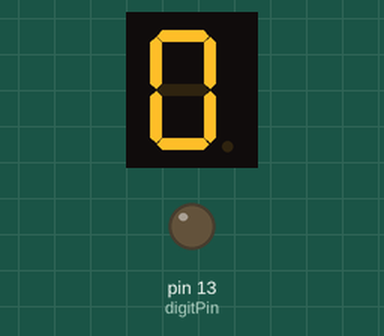
Simulated run of this sketch. Board: Arduino Uno, built with avr-gcc and run on an emulated ATmega328P. Shown: 1-digit seven-segment display, output pins drawn as LEDs (lit = HIGH). Wiring (inferred from the names in the program): 1-digit 7-segment display, segments lit when HIGH: segments pin 12, pin 8, pin 5, pin 3, pin 2, pin 11, pin 6. The segment pins are drawn as the display they are named for; pins used as bus, display or sensor lines are not drawn.

Above: at 0.1 s.
At 0.6 s:
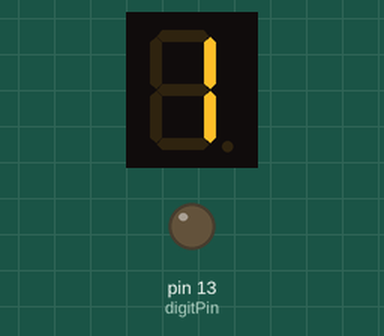
At 1.1 s:
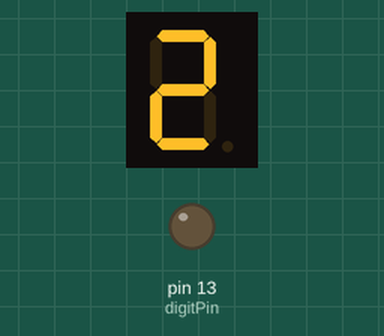
At 2.1 s:
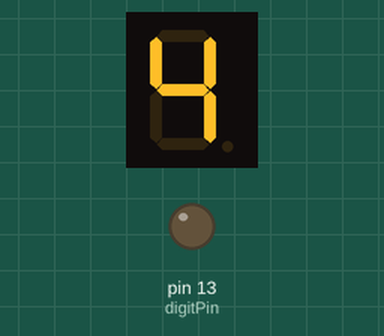
At 3.1 s:
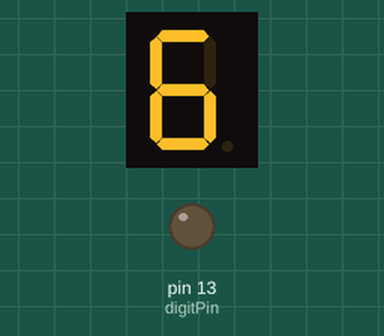
At 4.6 s:
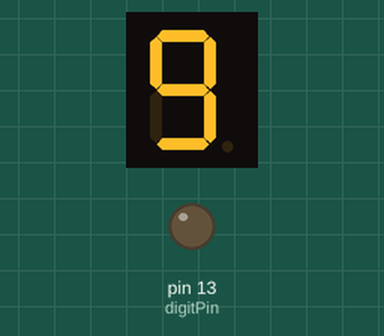

Measured:
- by itself, everything shown: repeats every 5.0 s, in 10 steps
- what the display in image 1 shows lasts 0.5 s, from 0.5 s to 1.0 s

The sketch:

seven_segment_led07.ino
```cpp
// LEDをオン・オフする際の出力
#define DIGIT_ON LOW
#define DIGIT_OFF HIGH
#define SEGMENT_ON HIGH
#define SEGMENT_OFF LOW

const int digitPin = 13;                                                       // ディジット(コモン)に接続するArduinoのピン
const int segmentPins[] = {12, 8, 5, 3, 2, 11, 6};                             // セグメントピンに接続するArduinoのピン
const int numberOfSegmentPins = sizeof(segmentPins) / sizeof(segmentPins[0]);  // セグメントの数

// 数字と表示させるセグメントの関係
const int digits[] = {
    0b00111111,  // 0
    0b00000110,  // 1
    0b01011011,  // 2
    0b01001111,  // 3
    0b01100110,  // 4
    0b01101101,  // 5
    0b01111101,  // 6
    0b00100111,  // 7
    0b01111111,  // 8
    0b01101111,  // 9
};

// 数字を表示する
void displayNumber(int n) {
  // digits[n]の各ビットを調べて対応するセグメントを点灯・消灯する
  for (int i = 0; i < numberOfSegmentPins; i++) {
    digitalWrite(segmentPins[i], digits[n] & (1 << i) ? SEGMENT_ON : SEGMENT_OFF);
  }
}

// setup()　は，最初に一度だけ実行される
void setup() {
  pinMode(digitPin, OUTPUT);  // digitPinを出力モードに設定する
  for (int i = 0; i < numberOfSegmentPins; i++) {
    pinMode(segmentPins[i], OUTPUT);  // segmentPinsを出力モードに設定する
  }
}

// loop() は，setup ()実行後，無限に実行される
void loop() {
  digitalWrite(digitPin, DIGIT_ON);
  displayNumber(0);
  delay(500);
  displayNumber(1);
  delay(500);
  displayNumber(2);
  delay(500);
  displayNumber(3);
  delay(500);
  displayNumber(4);
  delay(500);
  displayNumber(5);
  delay(500);
  displayNumber(6);
  delay(500);
  displayNumber(7);
  delay(500);
  displayNumber(8);
  delay(500);
  displayNumber(9);
  delay(500);
}
```
